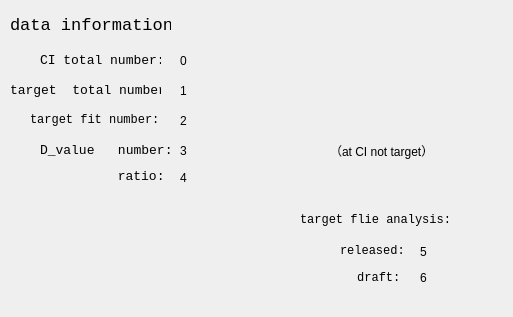
<?xml version="1.0" encoding="UTF-8"?>
<ui version="4.0">
 <class>Form</class>
 <widget class="QWidget" name="Form">
  <property name="geometry">
   <rect>
    <x>0</x>
    <y>0</y>
    <width>513</width>
    <height>317</height>
   </rect>
  </property>
  <property name="windowTitle">
   <string>CI and target  analysis result</string>
  </property>
  <widget class="QLabel" name="label">
   <property name="geometry">
    <rect>
     <x>10</x>
     <y>10</y>
     <width>161</width>
     <height>31</height>
    </rect>
   </property>
   <property name="font">
    <font>
     <family>Consolas</family>
     <pointsize>13</pointsize>
     <weight>50</weight>
     <bold>false</bold>
    </font>
   </property>
   <property name="text">
    <string>data information:</string>
   </property>
  </widget>
  <widget class="QLabel" name="label_2">
   <property name="geometry">
    <rect>
     <x>40</x>
     <y>50</y>
     <width>121</width>
     <height>21</height>
    </rect>
   </property>
   <property name="font">
    <font>
     <family>Consolas</family>
     <pointsize>10</pointsize>
    </font>
   </property>
   <property name="text">
    <string>CI total number:</string>
   </property>
  </widget>
  <widget class="QLabel" name="label_3">
   <property name="geometry">
    <rect>
     <x>10</x>
     <y>80</y>
     <width>151</width>
     <height>20</height>
    </rect>
   </property>
   <property name="font">
    <font>
     <family>Consolas</family>
     <pointsize>10</pointsize>
    </font>
   </property>
   <property name="text">
    <string>target  total number:</string>
   </property>
  </widget>
  <widget class="QLabel" name="label_4">
   <property name="geometry">
    <rect>
     <x>40</x>
     <y>140</y>
     <width>131</width>
     <height>20</height>
    </rect>
   </property>
   <property name="font">
    <font>
     <family>Consolas</family>
     <pointsize>10</pointsize>
    </font>
   </property>
   <property name="text">
    <string>D_value   number:</string>
   </property>
  </widget>
  <widget class="QLabel" name="label_5">
   <property name="geometry">
    <rect>
     <x>110</x>
     <y>170</y>
     <width>54</width>
     <height>12</height>
    </rect>
   </property>
   <property name="font">
    <font>
     <family>Consolas</family>
     <pointsize>10</pointsize>
    </font>
   </property>
   <property name="text">
    <string> ratio:</string>
   </property>
  </widget>
  <widget class="QLabel" name="label_6">
   <property name="geometry">
    <rect>
     <x>180</x>
     <y>50</y>
     <width>281</width>
     <height>21</height>
    </rect>
   </property>
   <property name="text">
    <string>0</string>
   </property>
  </widget>
  <widget class="QLabel" name="label_7">
   <property name="geometry">
    <rect>
     <x>180</x>
     <y>80</y>
     <width>271</width>
     <height>21</height>
    </rect>
   </property>
   <property name="text">
    <string>1</string>
   </property>
  </widget>
  <widget class="QLabel" name="label_8">
   <property name="geometry">
    <rect>
     <x>180</x>
     <y>170</y>
     <width>271</width>
     <height>16</height>
    </rect>
   </property>
   <property name="text">
    <string>4</string>
   </property>
  </widget>
  <widget class="QLabel" name="label_9">
   <property name="geometry">
    <rect>
     <x>180</x>
     <y>140</y>
     <width>141</width>
     <height>21</height>
    </rect>
   </property>
   <property name="text">
    <string>3</string>
   </property>
  </widget>
  <widget class="QLabel" name="label_10">
   <property name="geometry">
    <rect>
     <x>300</x>
     <y>210</y>
     <width>161</width>
     <height>20</height>
    </rect>
   </property>
   <property name="font">
    <font>
     <family>Consolas</family>
    </font>
   </property>
   <property name="text">
    <string>target flie analysis:</string>
   </property>
  </widget>
  <widget class="QLabel" name="label_11">
   <property name="geometry">
    <rect>
     <x>30</x>
     <y>110</y>
     <width>131</width>
     <height>20</height>
    </rect>
   </property>
   <property name="font">
    <font>
     <family>Consolas</family>
    </font>
   </property>
   <property name="text">
    <string>target fit number:</string>
   </property>
  </widget>
  <widget class="QLabel" name="label_12">
   <property name="geometry">
    <rect>
     <x>180</x>
     <y>110</y>
     <width>101</width>
     <height>21</height>
    </rect>
   </property>
   <property name="text">
    <string>2</string>
   </property>
  </widget>
  <widget class="QLabel" name="label_13">
   <property name="geometry">
    <rect>
     <x>340</x>
     <y>240</y>
     <width>71</width>
     <height>21</height>
    </rect>
   </property>
   <property name="font">
    <font>
     <family>Consolas</family>
    </font>
   </property>
   <property name="text">
    <string>released:</string>
   </property>
  </widget>
  <widget class="QLabel" name="label_14">
   <property name="geometry">
    <rect>
     <x>350</x>
     <y>270</y>
     <width>51</width>
     <height>16</height>
    </rect>
   </property>
   <property name="font">
    <font>
     <family>Consolas</family>
    </font>
   </property>
   <property name="text">
    <string> draft:</string>
   </property>
  </widget>
  <widget class="QLabel" name="label_15">
   <property name="geometry">
    <rect>
     <x>420</x>
     <y>242</y>
     <width>54</width>
     <height>20</height>
    </rect>
   </property>
   <property name="text">
    <string>5</string>
   </property>
  </widget>
  <widget class="QLabel" name="label_16">
   <property name="geometry">
    <rect>
     <x>420</x>
     <y>270</y>
     <width>61</width>
     <height>16</height>
    </rect>
   </property>
   <property name="text">
    <string>6</string>
   </property>
  </widget>
  <widget class="QLabel" name="label_17">
   <property name="geometry">
    <rect>
     <x>330</x>
     <y>140</y>
     <width>121</width>
     <height>21</height>
    </rect>
   </property>
   <property name="text">
    <string>（at CI not target）</string>
   </property>
  </widget>
 </widget>
 <resources/>
 <connections/>
</ui>
